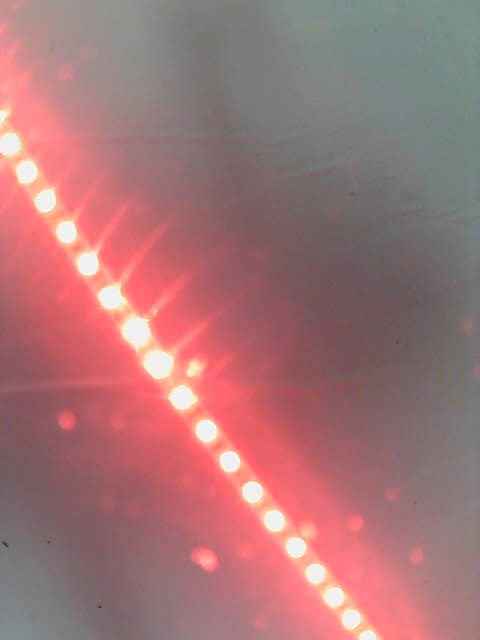
#> input picture 参考资料/2/UPM_v10/pic_PI/line10.jpg, 480 x 640 px
$ python testcv2_hough.py   (older library calls are emulated)
#> lines starting #> are read from the running program, lines starting #| are printed output that depends on the picture; after the words box and inside, x2 and y2 are one past the last pixel; in counts of white or black regions, pixels touching at a corner belong together
import cv2
from matplotlib import pyplot as plt
import numpy as np
import light2line_v2

img3=cv2.imread('pic_PI/line10.jpg')
#> img3 is the input picture: shape (640, 480, 3); mean B, G, R 118.8, 116.8, 164.9

img = cv2.cvtColor(img3,cv2.COLOR_BGR2GRAY)
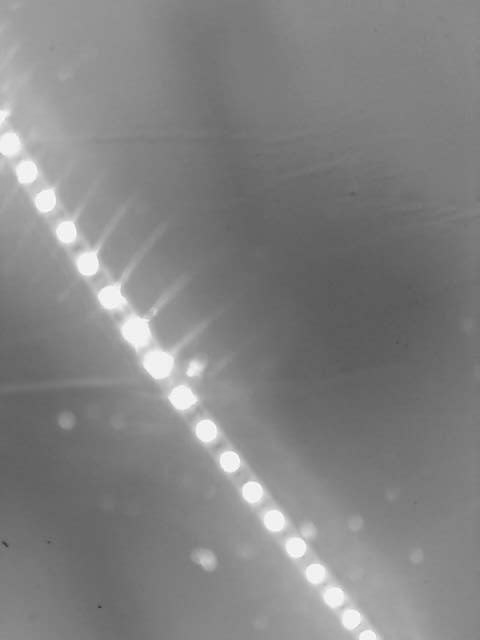
#> img: shape (640, 480); min 54, max 253, mean 131.4

cv2.imshow('im3',img3)

img = cv2.GaussianBlur(img, (3, 3), 0)

img_hsv = cv2.cvtColor(img3,cv2.COLOR_BGR2HSV)
#> img_hsv: shape (640, 480, 3); mean H, S, V 119.5, 69.8, 166.4
img_s = img_hsv[:,:,2]
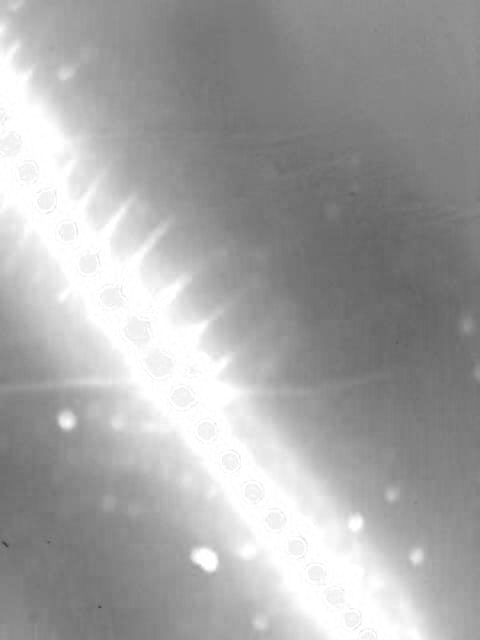
#> img_s: shape (640, 480); min 63, max 255, mean 166.4
cv2.imshow('im_h',img_s)
th_ostu,im_b = cv2.threshold(img_s,0,255,cv2.THRESH_OTSU)
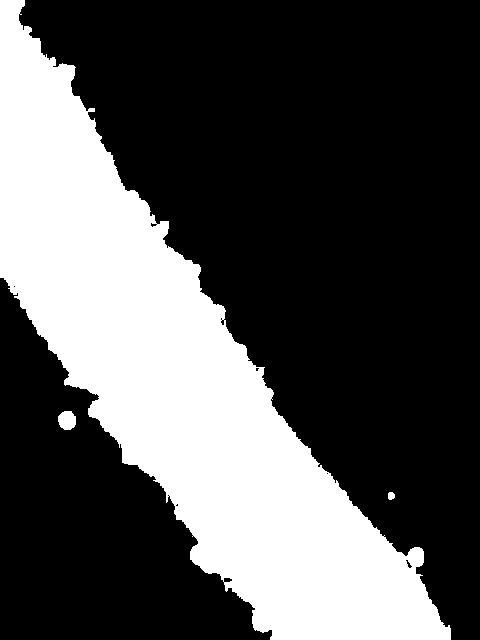
#> im_b: shape (640, 480); 32.1% white; 3 white regions, box (x1, y1, x2, y2) and area: (0, 0, 451, 640) 98301, (58, 411, 76, 430) 277, (388, 492, 395, 500) 47
#> th_ostu = 183
cv2.imshow('imb',im_b)
kernelX = cv2.getStructuringElement(cv2.MORPH_ELLIPSE, (30, 30))
img_de = cv2.erode(im_b, kernelX, anchor=(-1, -1), iterations=4)
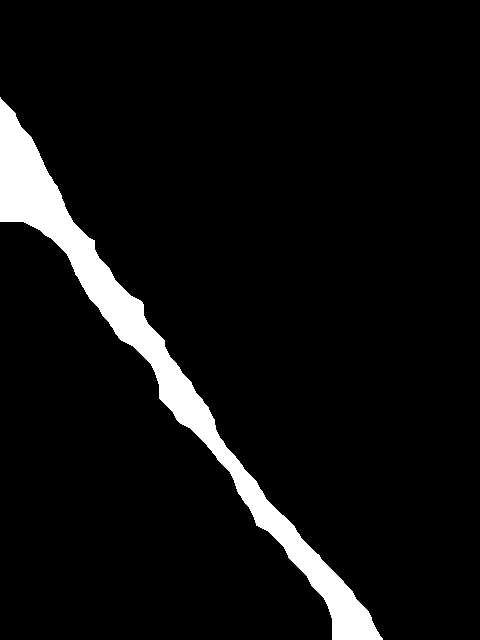
#> img_de: shape (640, 480); 6.2% white; 1 white region, box (x1, y1, x2, y2) and area: (0, 97, 383, 640) 19193
cv2.imshow('im_de',img_de)
'''测试由灰度直方图获取二值化阈值
hist=cv2.calcHist([img],[0],None,[256],[0,255])
print('hist.shape=',hist.shape)
hist2=hist[220:255,:]
th2=np.argmax(hist2)-1+220-2
print('th2=',th2)
_,im_b = cv2.threshold(img,th2,255,cv2.THRESH_BINARY)
#th,im_b=cv2.threshold(img, 0, 255, cv2.THRESH_OTSU)
cv2.imshow('th',im_b)

plt.figure(1)
plt.plot(hist)

测试两种不同获取xcyc方法经过霍夫变换后得到的直线
rho,ang,dis,imb,theta = light2line_v2.get_ang_dis_HT_v2(img)


测试用霍夫变换得到两条直线
_, _, _, centroids = cv2.connectedComponentsWithStats(im_b.copy())
#print('cenroids.shape=', centroids.shape)
xc = centroids[:, 0]
yc = centroids[:, 1]
imxy = np.zeros((640,480),np.uint8)
for i in range(len(xc)):
    imxy[yc[i].astype(np.int),xc[i].astype(np.int)]=255


lines = cv2.HoughLines(imxy,1,np.pi/180,4)
lines1 = lines[:,0,:]
plt.figure(2)
plt.imshow(imb,cmap='gray')
xx=range(160,200,1)
for rho,theta in lines1[:]:
    yy = (rho - xx * np.cos(theta)) / np.sin(theta)
    plt.plot(xx, yy, 'r-', label='ss')

print(type(imxy),imxy.shape)
print(type(im_b),imb.shape)
cv2.imshow('imxy',imxy)
print(lines)
plt.show()
'''
cv2.waitKey(0)

$ run again, with 参考资料/2/UPM_v10/pic_PI/line1.jpg copied over 参考资料/2/UPM_v10/pic_PI/line10.jpg
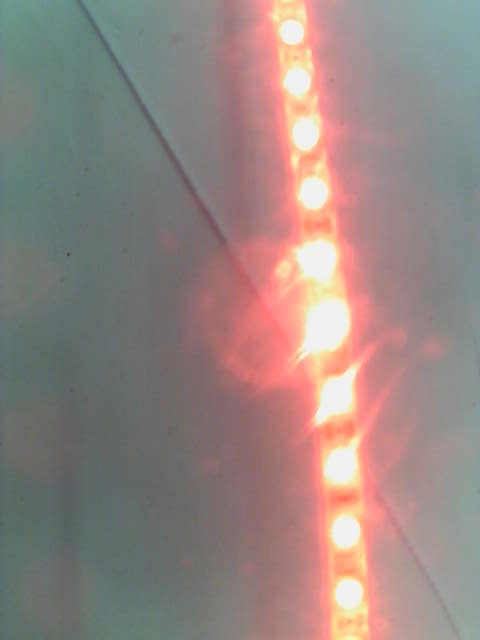
#> input picture 参考资料/2/UPM_v10/pic_PI/line1.jpg, 480 x 640 px
#> img3 is the input picture: shape (640, 480, 3); mean B, G, R 129.3, 133.5, 149.8
#> img_hsv: shape (640, 480, 3); mean H, S, V 72.2, 44.7, 155.9
#> `th_ostu,im_b = cv2.threshold(img_s,0,255,cv2.THRESH_OTSU)`:
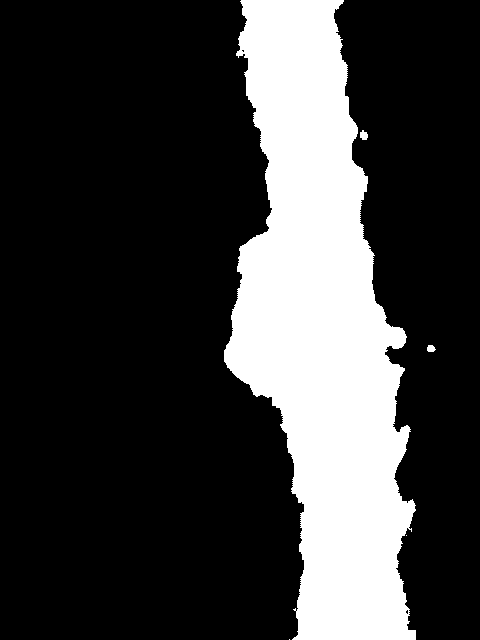
#> im_b: shape (640, 480); 23.9% white; 5 white regions (2 under 20 px), largest, box (x1, y1, x2, y2) and area: (224, 0, 416, 640) 73280, (360, 130, 368, 140) 60, (427, 345, 436, 352) 50
#> th_ostu = 181
#> `img_de = cv2.erode(im_b, kernelX, anchor=(-1, -1), iterations=4)`:
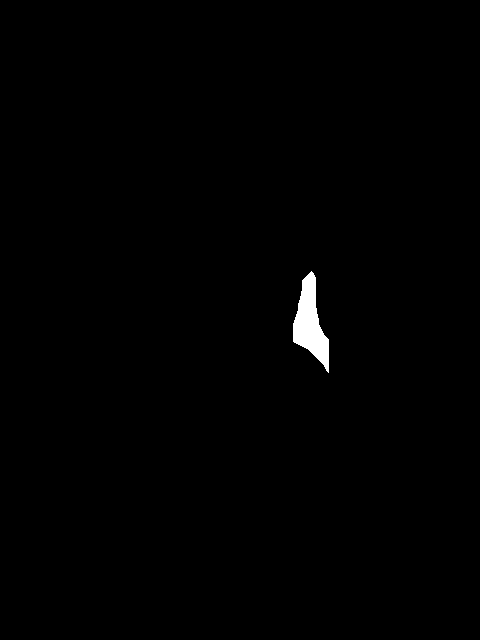
#> img_de: shape (640, 480); 0.61% white; 1 white region, box (x1, y1, x2, y2) and area: (293, 271, 329, 373) 1861

$ run again, with 参考资料/2/UPM_v10/pic_PI/line11.jpg copied over 参考资料/2/UPM_v10/pic_PI/line10.jpg
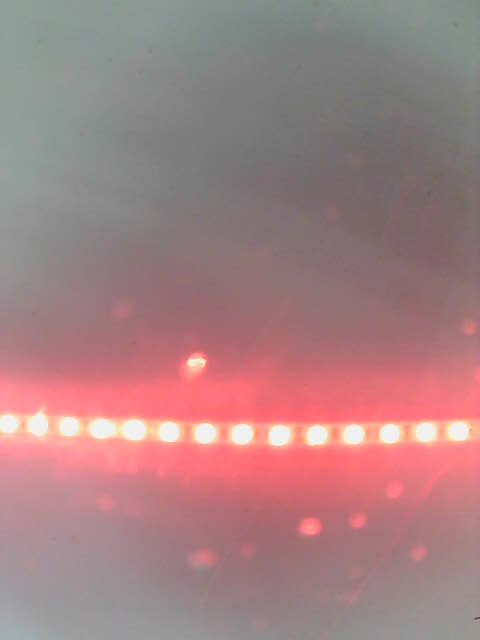
#> input picture 参考资料/2/UPM_v10/pic_PI/line11.jpg, 480 x 640 px
#> img3 is the input picture: shape (640, 480, 3); mean B, G, R 130.5, 129.3, 164.6
#> img_hsv: shape (640, 480, 3); mean H, S, V 108.9, 52, 166.3
#> `th_ostu,im_b = cv2.threshold(img_s,0,255,cv2.THRESH_OTSU)`:
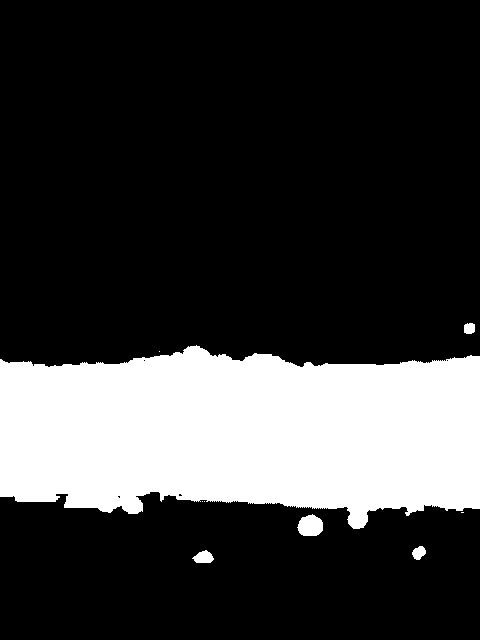
#> im_b: shape (640, 480); 23.1% white; 9 white regions (4 under 20 px), largest, box (x1, y1, x2, y2) and area: (0, 345, 480, 529) 69953, (297, 514, 323, 536) 439, (192, 550, 214, 563) 195, (412, 546, 426, 560) 136, (464, 323, 475, 334) 108
#> th_ostu = 190
#> `img_de = cv2.erode(im_b, kernelX, anchor=(-1, -1), iterations=4)`:
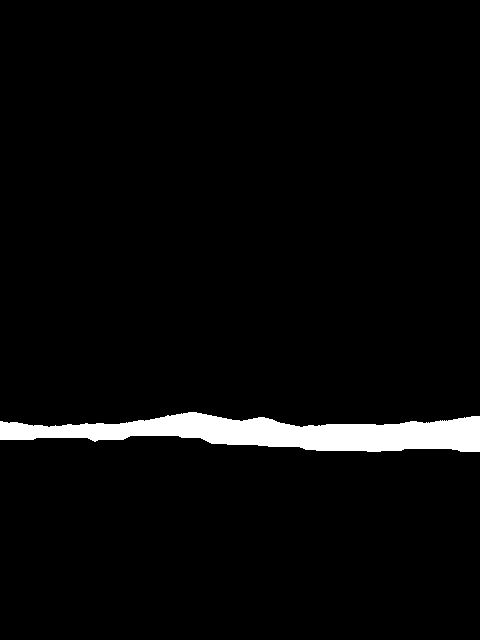
#> img_de: shape (640, 480); 3.6% white; 1 white region, box (x1, y1, x2, y2) and area: (0, 412, 480, 452) 10970

$ run again, with 参考资料/2/UPM_v10/pic_PI/line12.jpg copied over 参考资料/2/UPM_v10/pic_PI/line10.jpg
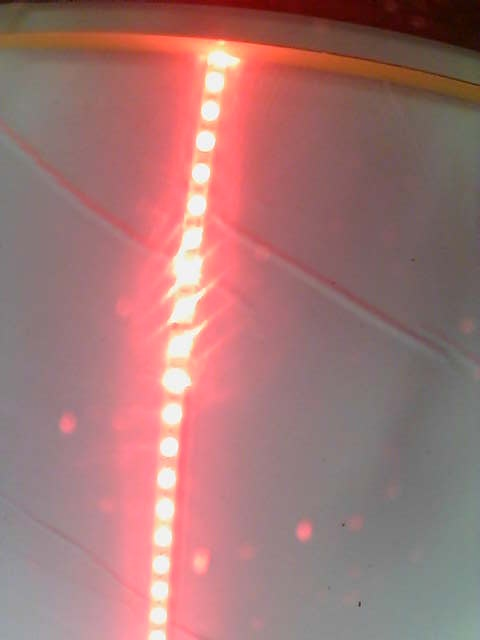
#> input picture 参考资料/2/UPM_v10/pic_PI/line12.jpg, 480 x 640 px
#> img3 is the input picture: shape (640, 480, 3); mean B, G, R 117, 118.1, 163.3
#> img_hsv: shape (640, 480, 3); mean H, S, V 98.1, 73.4, 163.9
#> `th_ostu,im_b = cv2.threshold(img_s,0,255,cv2.THRESH_OTSU)`:
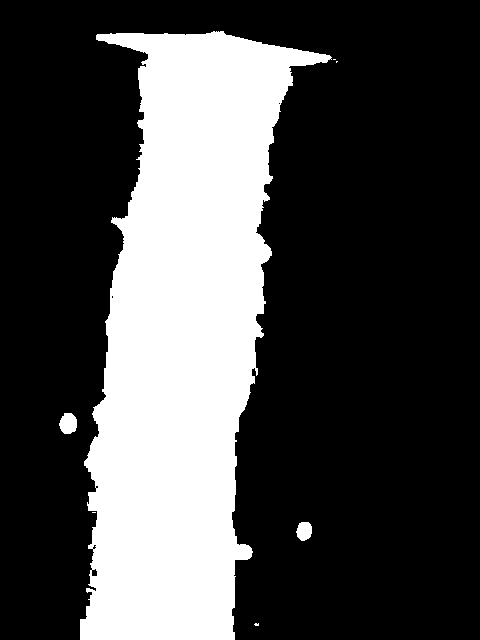
#> im_b: shape (640, 480); 28.9% white; 7 white regions (4 under 20 px), largest, box (x1, y1, x2, y2) and area: (80, 31, 332, 640) 88330, (59, 413, 77, 434) 299, (296, 522, 312, 541) 239
#> th_ostu = 184
#> `img_de = cv2.erode(im_b, kernelX, anchor=(-1, -1), iterations=4)`:
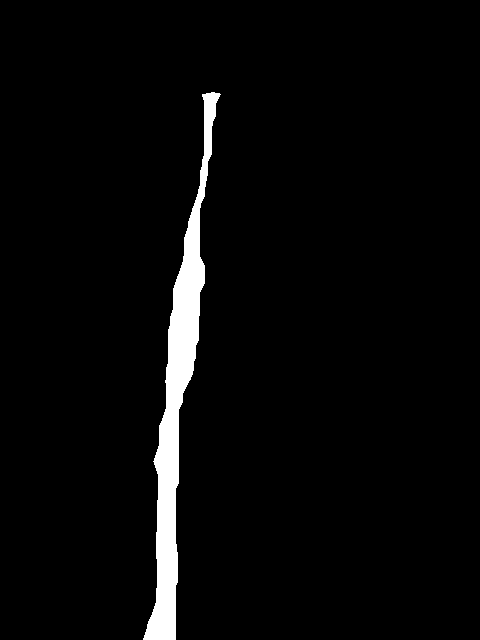
#> img_de: shape (640, 480); 3.4% white; 1 white region, box (x1, y1, x2, y2) and area: (143, 92, 221, 640) 10493
